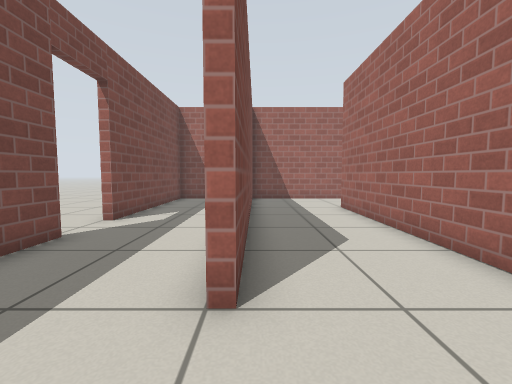
View 1 (above)

16 first-person views from a walk through a robot-simulator world made for Gazebo. The camera is 0.68 m above the floor, tilts 4° down and sees 90° across. The floor is counted in squares, 0.5 m on a side. Each view is taken from the middle of a square. On the plan, view 1 faces up. The plan holds only what a view shows up to about 13 squares ahead; the rest is blank. Gazebo's built-in surfaces are drawn with simple patterns.

View 2
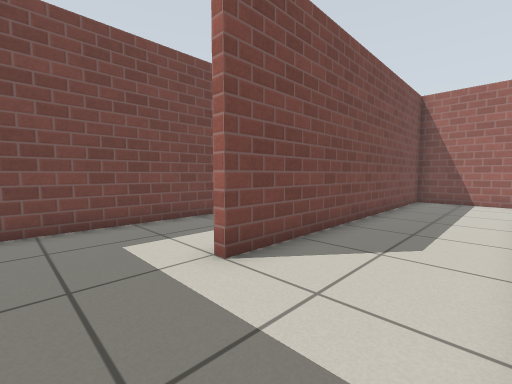

View 3
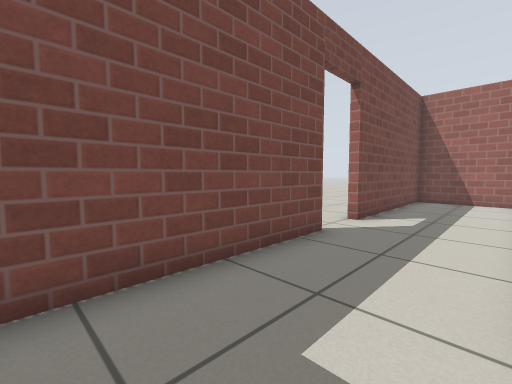

View 4
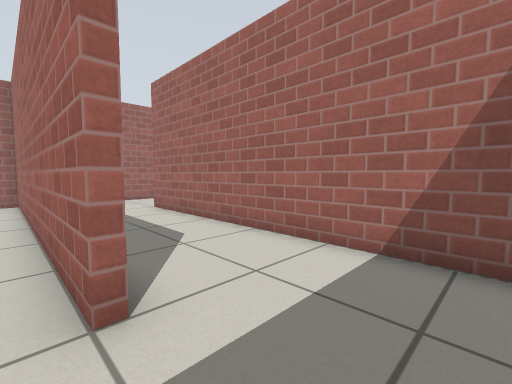

View 5
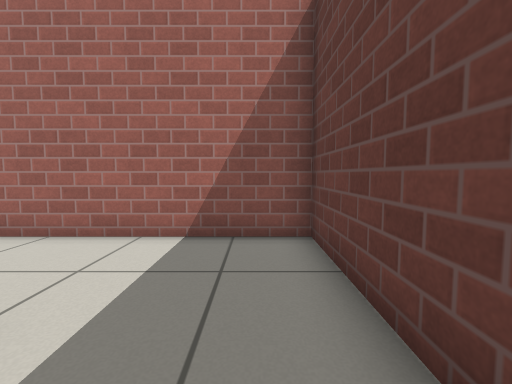

View 6
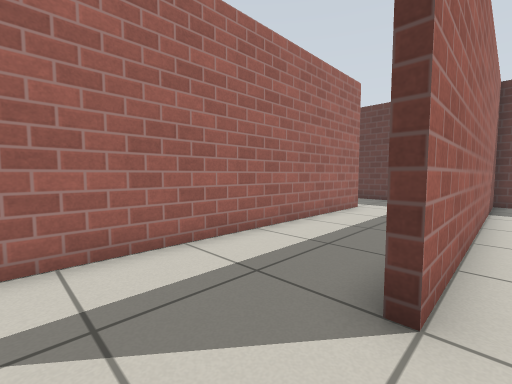

View 7
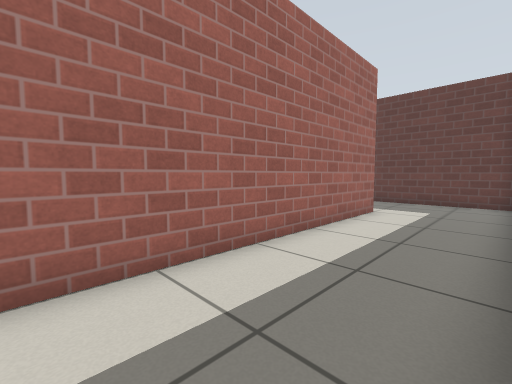

View 8
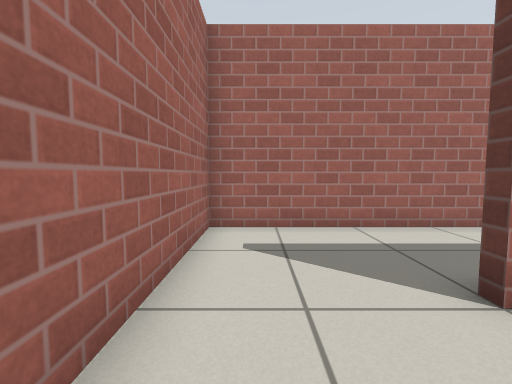

View 9
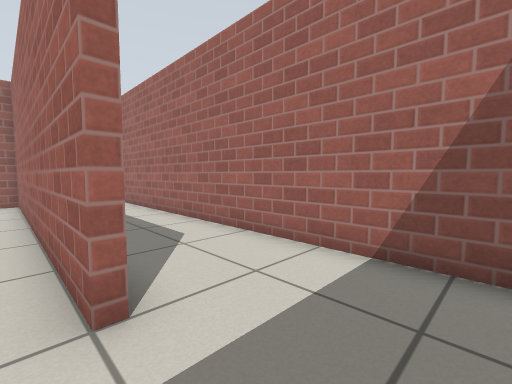

View 10
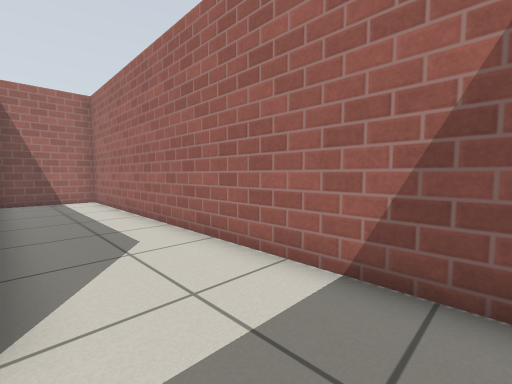

View 11
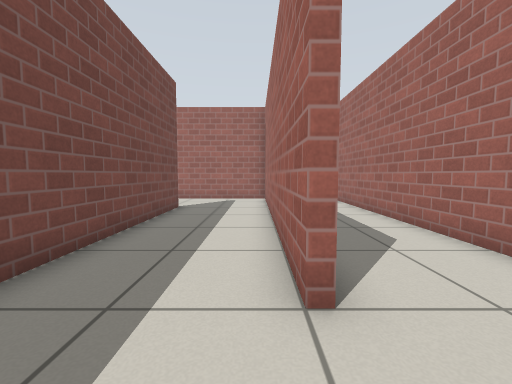

View 12
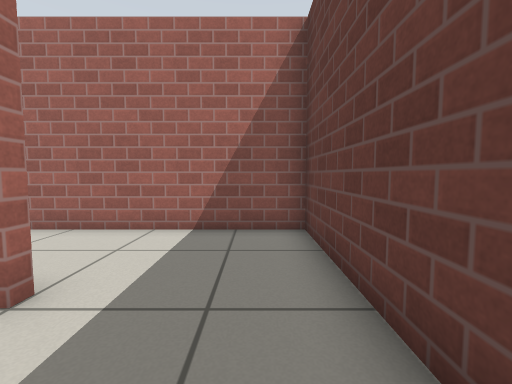

View 13
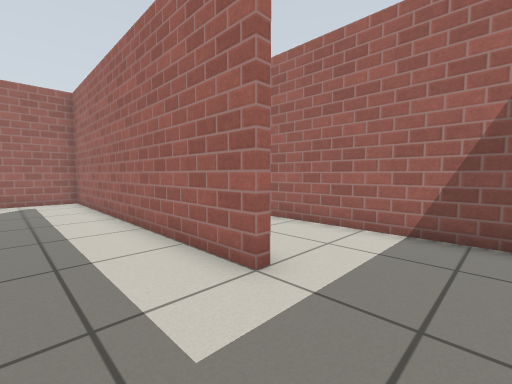

View 14
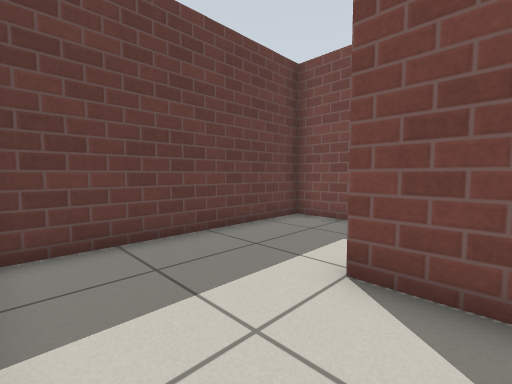

View 15
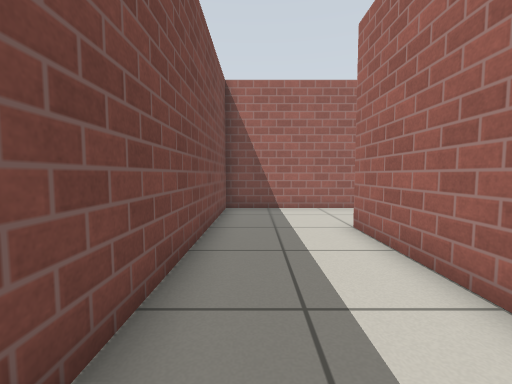

View 16
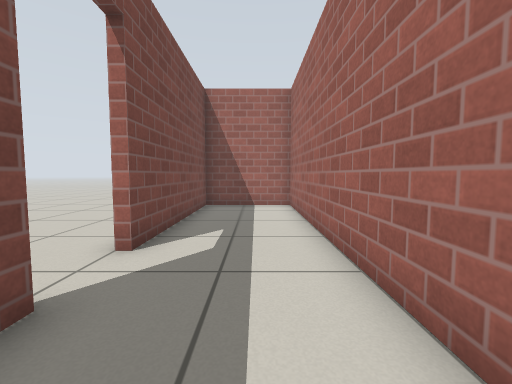

### Floor plan
Ten units are one square. View 1 is at (0, 0); x grows to the right and y downward. Boxes are objects, and circles mark ways between rooms. Rooms are numbered by the first view taken in them; rooms with no view inside come last. Other rooms are left out.
<svg viewBox="-47 -147 164 164">
<path fill="none" stroke="#000" d="M-5 12 35 12 35 -105M35 -142 -2 -142 -2 -25M-42 -55 -42 12 -5 12M-5 -24 -5 -142 -42 -142 -42 -74M35 -105 38 -105 38 -30M75 -24 75 -142 35 -142M39 12 75 12M75 12 112 12 112 -142 79 -142"/>
<circle cx="0" cy="-10" r="3" fill="#2a7"/>
<circle cx="40" cy="-120" r="3" fill="#2a7"/>
<circle cx="80" cy="-10" r="3" fill="#2a7"/>
<text x="20" y="-60">1</text>
<text x="-20" y="-70">2</text>
<text x="60" y="-70">3</text>
<text x="90" y="-60">4</text>
</svg>
Room 1 opens to room 2. Room 1 opens to room 3. Room 3 opens to room 4.

Where each view was taken, in squares from view 1:
view 1: 0 up, 0 right, facing up
view 2: 0 up, 3 right, facing up-left
view 3: 0 up, 1 left, facing up-left
view 4: 0 up, 1 left, facing up-right
view 5: 0 up, 2 left, facing right
view 6: 13 up, 3 right, facing down-right
view 7: 12 up, 4 right, facing down-right
view 8: 13 up, 1 right, facing right
view 9: 0 up, 7 right, facing up-right
view 10: 0 up, 8 right, facing up-right
view 11: 0 up, 7 right, facing up
view 12: 0 up, 5 right, facing right
view 13: 0 up, 5 right, facing up-right
view 14: 4 up, 3 right, facing down-left
view 15: 4 up, 1 right, facing up
view 16: 3 up, 2 left, facing up
